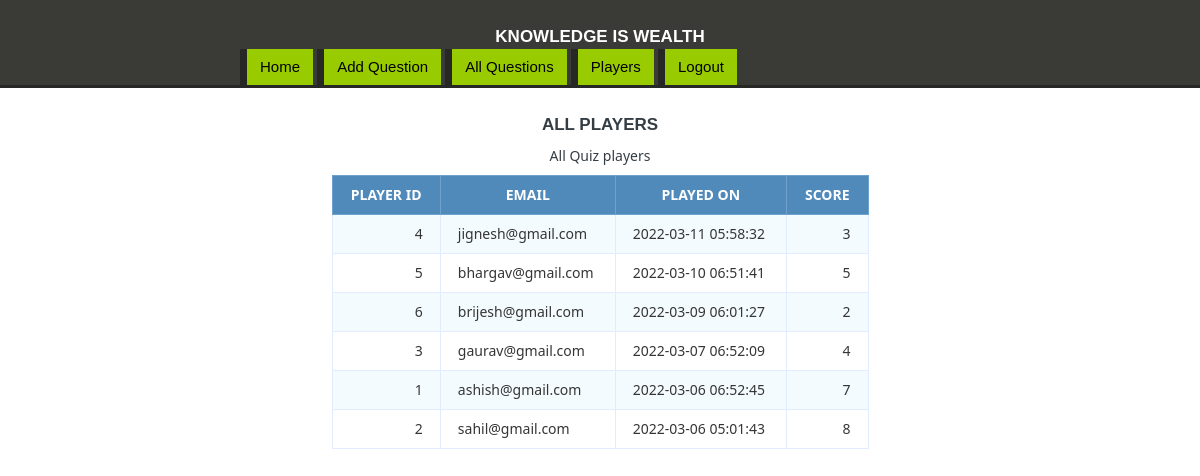
Page /players.php (signed in) on the committed database.
### tables this page shows
CREATE TABLE `users` (
  `id` int(11) NOT NULL,
  `email` varchar(225) NOT NULL,
  `played_on` varchar(225) NOT NULL,
  `score` int(11) NOT NULL DEFAULT '0'
);

### players.php (the view, shortened to what this page needs)
<?php include "connection.php";
if (isset($_SESSION['admin'])) {
?>
<!DOCTYPE html>
<html>
	<head>
		<link rel="stylesheet" type="text/css" href="css/style.css">
		<link rel="stylesheet" type="text/css" href="css/style1.css">
	</head>
	<body>
		<header>
			<div class="container">
				<h1>Knowledge is Wealth</h1>
				<a href="index.php" class="start">Home</a>
				<a href="add.php" class="start">Add Question</a>
				<a href="allquestions.php" class="start">All Questions</a>
				<a href="players.php" class="start">Players</a>
				<a href="exit.php" class="start">Logout</a>
			</div>
		</header>
	<h1> All Players</h1>
	<table class="data-table">
		<caption class="title">All Quiz players</caption>
		<thead>
			<tr>
			<th>Player Id</th>
			<th>Email</th>
			<th>Played On</th>
			<th>Score</th>
			</tr>
		</thead>
		<tbody>
		<?php
            $query = "SELECT * FROM users ORDER BY played_on DESC";
            $select_players = mysqli_query($conn, $query) or die(mysqli_error($conn));
            if (mysqli_num_rows($select_players) > 0 ) {
            while ($row = mysqli_fetch_array($select_players)) {
                $id = $row['id'];
                $email = $row['email'];
                $played_on = $row['played_on'];
                $score = $row['score'];
                echo "<tr>";
                echo "<td>$id</td>";
                echo "<td>$email</td>";
                echo "<td>$played_on</td>";
                echo "<td>$score</td>";
                echo "</tr>";
             }
         }
        ?>
		</tbody>
	</table>
</body>
</html>
<?php }
else {
	header("location: admin.php");
}
?>

### css/style.css (style rules this page uses)
body { font-family: arial; font-size: 15px; line-height: 1.6em; }
a { text-decoration: none; }
.container { width: 60%; margin: 0 auto; overflow: auto; }
header { border-bottom: 3px #272726 solid; background: #3A3A36; color: white; }
a.start { display: inline-block; color: #000000; background: #99CC00; border-left: 7px #272726 solid; padding:6px 13px; }

### css/style1.css (style rules this page uses)
body { font-size: 15px; color: #343d44; font-family: "segoe-ui", "open-sans", tahoma, arial; padding: 0; margin: 0; }
table { margin: auto; font-family: "Lucida Sans Unicode", "Lucida Grande", "Segoe Ui"; font-size: 12px; }
h1 { margin: 25px auto 0; text-align: center; text-transform: uppercase; font-size: 17px; }
table td { transition: all .5s; }
.data-table { border-collapse: collapse; font-size: 14px; min-width: 537px; }
.data-table th, .data-table td { border: 1px solid #e1edff; padding: 7px 17px; }
.data-table caption { margin: 7px; }
.data-table thead th { background-color: #508abb; color: #FFFFFF; border-color: #6ea1cc !important; text-transform: uppercase; }
.data-table tbody td { color: #353535; }
.data-table tbody td:first-child, .data-table tbody td:nth-child(4), .data-table tbody td:last-child { text-align: right; }
.data-table tbody tr:nth-child(odd) td { background-color: #f4fbff; }

### rows in the picture
users: id "4", email "jignesh@gmail.com", played_on "2022-03-11 05:58:32", score "3"
users: id "5", email "bhargav@gmail.com", played_on "2022-03-10 06:51:41", score "5"
users: id "6", email "brijesh@gmail.com", played_on "2022-03-09 06:01:27", score "2"
users: id "3", email "gaurav@gmail.com", played_on "2022-03-07 06:52:09", score "4"
users: id "1", email "ashish@gmail.com", played_on "2022-03-06 06:52:45", score "7"
users: id "2", email "sahil@gmail.com", played_on "2022-03-06 05:01:43", score "8"
